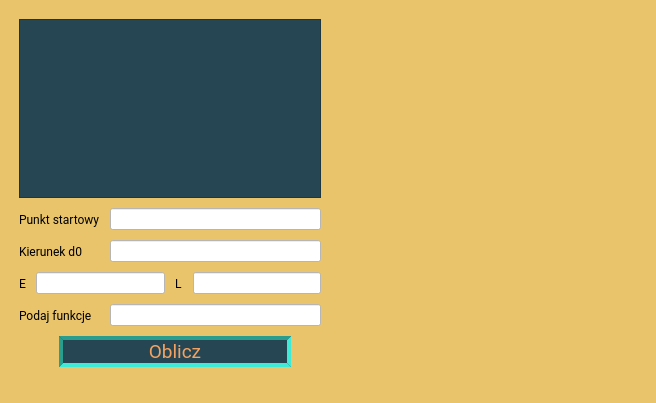
<?xml version="1.0" encoding="UTF-8"?>
<ui version="4.0">
 <class>MainWindow</class>
 <widget class="QMainWindow" name="MainWindow">
  <property name="geometry">
   <rect>
    <x>0</x>
    <y>0</y>
    <width>656</width>
    <height>403</height>
   </rect>
  </property>
  <property name="font">
   <font>
    <family>Roboto</family>
   </font>
  </property>
  <property name="windowTitle">
   <string>MainWindow</string>
  </property>
  <property name="styleSheet">
   <string notr="true">background-color: rgb(233, 196, 106);</string>
  </property>
  <widget class="QWidget" name="centralwidget">
   <layout class="QHBoxLayout" name="horizontalLayout_6">
    <item>
     <layout class="QVBoxLayout" name="verticalLayout">
      <property name="spacing">
       <number>10</number>
      </property>
      <property name="leftMargin">
       <number>10</number>
      </property>
      <property name="topMargin">
       <number>10</number>
      </property>
      <property name="rightMargin">
       <number>20</number>
      </property>
      <property name="bottomMargin">
       <number>5</number>
      </property>
      <item>
       <widget class="QTextBrowser" name="textBrowser">
        <property name="styleSheet">
         <string notr="true">background-color: rgb(38, 70, 83);
border-color: rgb(0, 0, 0);
color: rgb(231, 111, 81);</string>
        </property>
        <property name="html">
         <string>&lt;!DOCTYPE HTML PUBLIC &quot;-//W3C//DTD HTML 4.0//EN&quot; &quot;http://www.w3.org/TR/REC-html40/strict.dtd&quot;&gt;
&lt;html&gt;&lt;head&gt;&lt;meta name=&quot;qrichtext&quot; content=&quot;1&quot; /&gt;&lt;style type=&quot;text/css&quot;&gt;
p, li { white-space: pre-wrap; }
&lt;/style&gt;&lt;/head&gt;&lt;body style=&quot; font-family:'MS Shell Dlg 2'; font-size:8.25pt; font-weight:400; font-style:normal;&quot;&gt;
&lt;p style=&quot;-qt-paragraph-type:empty; margin-top:0px; margin-bottom:0px; margin-left:0px; margin-right:0px; -qt-block-indent:0; text-indent:0px;&quot;&gt;&lt;br /&gt;&lt;/p&gt;&lt;/body&gt;&lt;/html&gt;</string>
        </property>
       </widget>
      </item>
      <item>
       <layout class="QFormLayout" name="formLayout">
        <property name="verticalSpacing">
         <number>10</number>
        </property>
        <item row="0" column="0">
         <widget class="QLabel" name="label">
          <property name="font">
           <font>
            <family>Roboto</family>
           </font>
          </property>
          <property name="text">
           <string>Punkt startowy</string>
          </property>
         </widget>
        </item>
        <item row="0" column="1">
         <widget class="QLineEdit" name="lineEdit">
          <property name="styleSheet">
           <string notr="true">background-color: rgb(255, 255, 255);</string>
          </property>
         </widget>
        </item>
        <item row="1" column="0">
         <widget class="QLabel" name="label_2">
          <property name="font">
           <font>
            <family>Roboto</family>
           </font>
          </property>
          <property name="text">
           <string>Kierunek d0</string>
          </property>
         </widget>
        </item>
        <item row="1" column="1">
         <widget class="QLineEdit" name="lineEdit_4">
          <property name="styleSheet">
           <string notr="true">background-color: rgb(255, 255, 255);</string>
          </property>
         </widget>
        </item>
        <item row="2" column="0" colspan="2">
         <layout class="QHBoxLayout" name="horizontalLayout">
          <item>
           <widget class="QLabel" name="label_3">
            <property name="font">
             <font>
              <family>Roboto</family>
             </font>
            </property>
            <property name="text">
             <string>E</string>
            </property>
           </widget>
          </item>
          <item>
           <widget class="QLineEdit" name="lineEdit_5">
            <property name="styleSheet">
             <string notr="true">background-color: rgb(255, 255, 255);</string>
            </property>
           </widget>
          </item>
          <item>
           <widget class="QLabel" name="label_4">
            <property name="font">
             <font>
              <family>Roboto</family>
             </font>
            </property>
            <property name="text">
             <string>L</string>
            </property>
           </widget>
          </item>
          <item>
           <widget class="QLineEdit" name="lineEdit_6">
            <property name="styleSheet">
             <string notr="true">background-color: rgb(255, 255, 255);</string>
            </property>
           </widget>
          </item>
         </layout>
        </item>
        <item row="3" column="0">
         <widget class="QLabel" name="label_5">
          <property name="font">
           <font>
            <family>Roboto</family>
           </font>
          </property>
          <property name="text">
           <string>Podaj funkcje</string>
          </property>
         </widget>
        </item>
        <item row="3" column="1">
         <widget class="QLineEdit" name="lineEdit_7">
          <property name="styleSheet">
           <string notr="true">background-color: rgb(255, 255, 255);</string>
          </property>
         </widget>
        </item>
       </layout>
      </item>
      <item>
       <layout class="QHBoxLayout" name="horizontalLayout_2">
        <item>
         <spacer name="horizontalSpacer">
          <property name="orientation">
           <enum>Qt::Horizontal</enum>
          </property>
          <property name="sizeType">
           <enum>QSizePolicy::Minimum</enum>
          </property>
          <property name="sizeHint" stdset="0">
           <size>
            <width>40</width>
            <height>20</height>
           </size>
          </property>
         </spacer>
        </item>
        <item>
         <widget class="QPushButton" name="pushButton">
          <property name="font">
           <font>
            <family>Roboto</family>
            <pointsize>14</pointsize>
           </font>
          </property>
          <property name="styleSheet">
           <string notr="true">background-color: rgb(38, 70, 83);
border-color: rgb(42, 157, 143);
border-width : 4px;
border-style:inset;
color: rgb(244, 162, 97);</string>
          </property>
          <property name="text">
           <string>Oblicz</string>
          </property>
          <property name="iconSize">
           <size>
            <width>20</width>
            <height>20</height>
           </size>
          </property>
         </widget>
        </item>
        <item>
         <spacer name="horizontalSpacer_2">
          <property name="orientation">
           <enum>Qt::Horizontal</enum>
          </property>
          <property name="sizeType">
           <enum>QSizePolicy::Minimum</enum>
          </property>
          <property name="sizeHint" stdset="0">
           <size>
            <width>30</width>
            <height>15</height>
           </size>
          </property>
         </spacer>
        </item>
       </layout>
      </item>
     </layout>
    </item>
    <item>
     <widget class="QWidget" name="widget" native="true">
      <property name="minimumSize">
       <size>
        <width>300</width>
        <height>300</height>
       </size>
      </property>
     </widget>
    </item>
   </layout>
  </widget>
  <widget class="QStatusBar" name="statusbar"/>
 </widget>
 <resources/>
 <connections/>
</ui>
